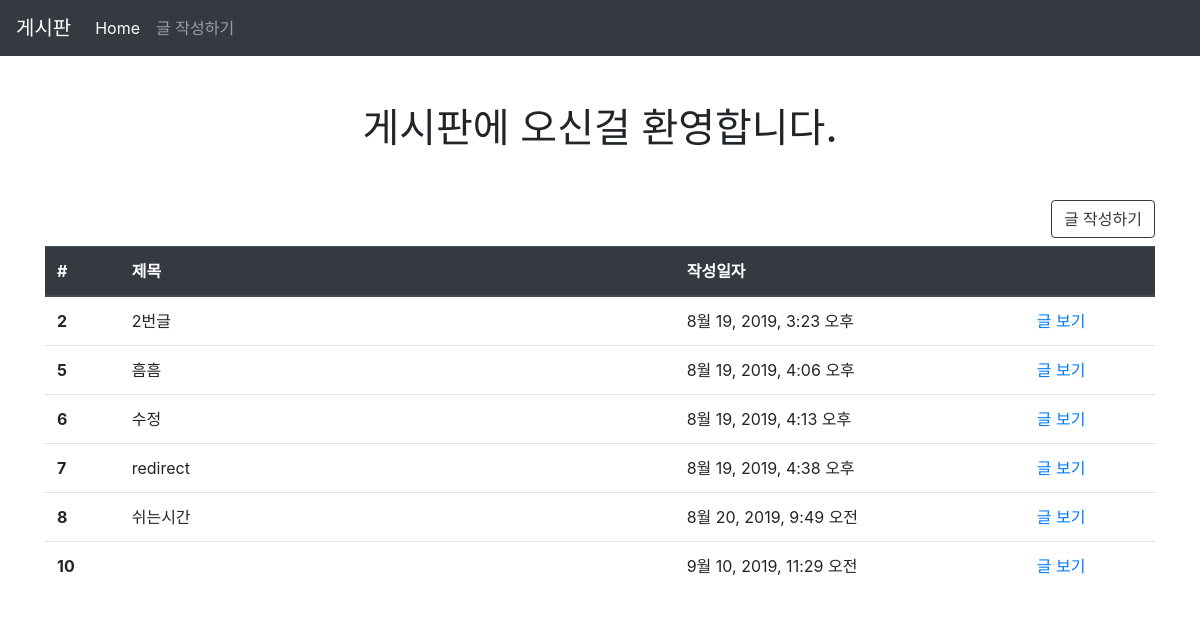
/articles/, run on an earlier commit of the app's database.
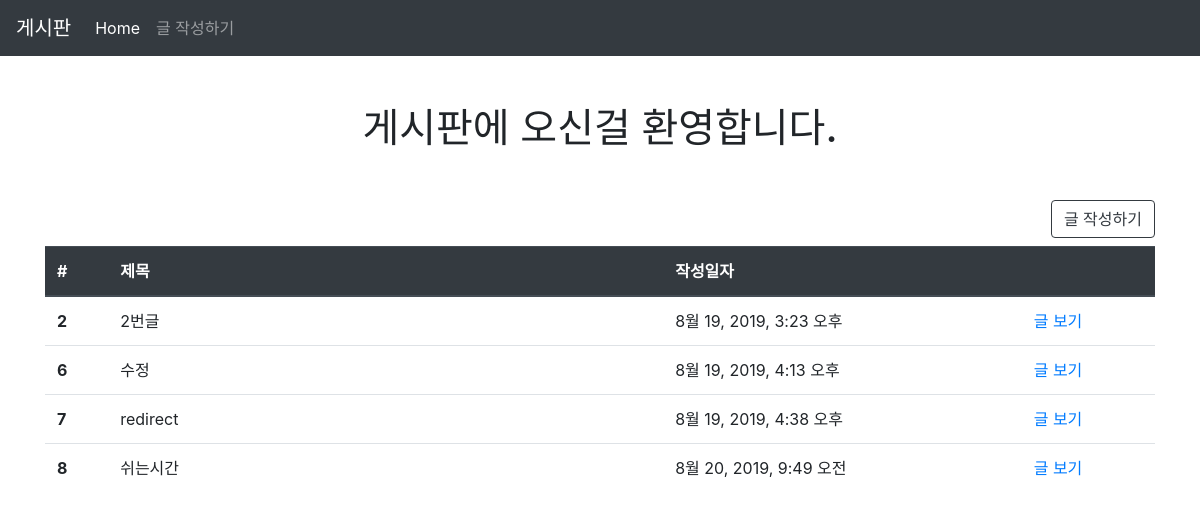
And on a later commit of the database.
### articles/models.py (models this page shows, shortened)
class Article(models.Model):
    title = models.CharField(max_length=10)
    content = models.TextField()
    created_at = models.DateTimeField(auto_now_add=True)
    updated_at = models.DateTimeField(auto_now=True)

### articles/views.py (the view)
# urls.py: path('', views.index, name='index'),
@require_GET
def index(request):
    articles = Article.objects.all()
    context = {
        'articles' : articles
    }
    return render(request, 'articles/index.html', context)

### articles/templates/articles/index.html (shortened to what this page needs)
{% extends 'articles/base.html' %}
{% block body %}
<h1 class="text-center my-5"> 게시판에 오신걸 환영합니다.</h1>
<a href="{% url 'articles:create' %}" class="btn btn-outline-dark mb-2" style="float: right">글 작성하기</a>
<table class="table mt-5">
    <thead class="thead-dark">
    <tr>
      <th scope="col">#</th>
      <th scope="col">제목</th>
      <th scope="col">작성일자</th>
      <th scope="col"></th>
    </tr>
  </thead>
  <tbody>
    {% for article in articles %}
    <tr>
      <th scope="row">
        {{ article.id }}</th>
      <td>
        {{ article.title }}
      </td>
      <td>{{ article.created_at }}</td>
      <td>
          <a href="{% url 'articles:detail' article.pk %}">글 보기</a>
      </td>
    </tr>
    {% endfor %}
  </tbody>
</table>
{% endblock %}

What changed in the data, as far as the page shows it:
removed Article: id "5", title "흠흠", created_at "8월 19, 2019, 4:06 오후"
removed Article: id "10", created_at "9월 10, 2019, 11:29 오전"
